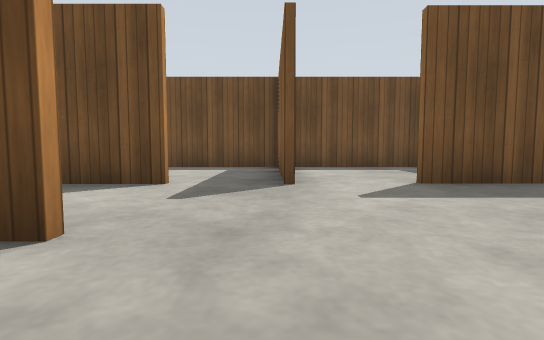
view 1 (above)

24 first-person views from a walk through a Gazebo world. The camera is 0.5 m above the floor, tilts 4° down and sees 85° across. The floor is counted in squares, 1 m on a side. Each view is taken from the middle of a square. On the plan, view 1 faces up. The plan holds only what a view shows up to about 9 squares ahead; the rest is blank. The place goes on beyond the plan. Gazebo's built-in surfaces are drawn with simple patterns.

view 2
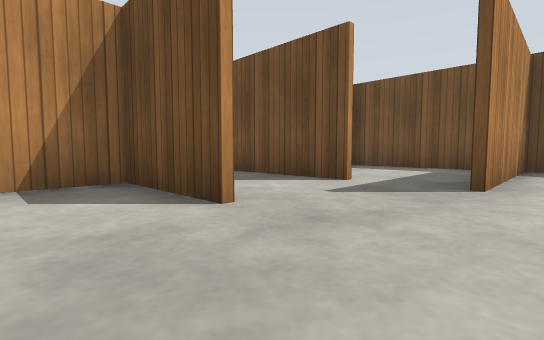

view 3
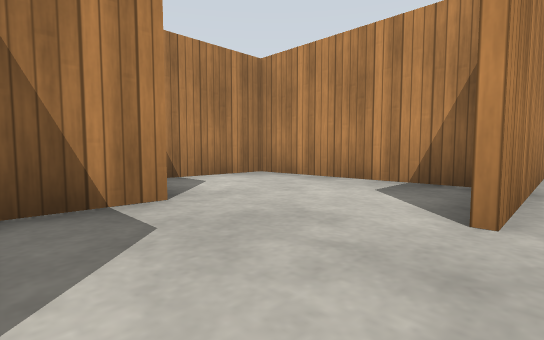

view 4
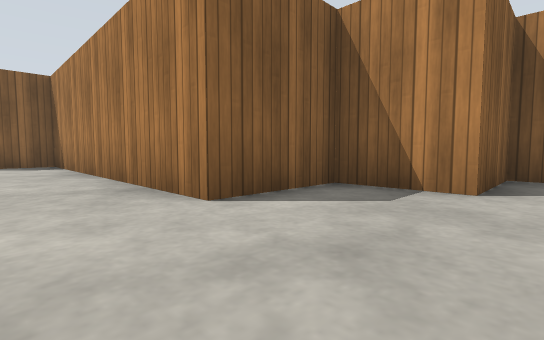

view 5
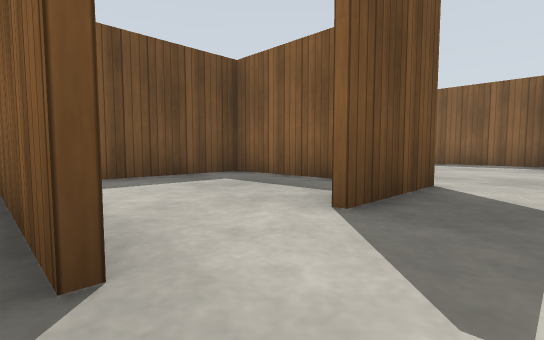

view 6
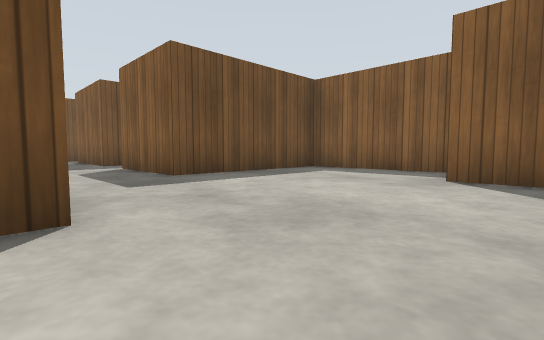

view 7
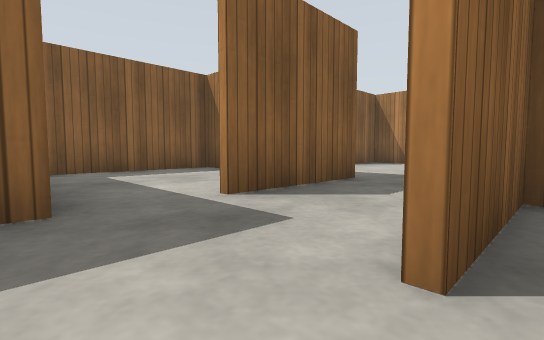

view 8
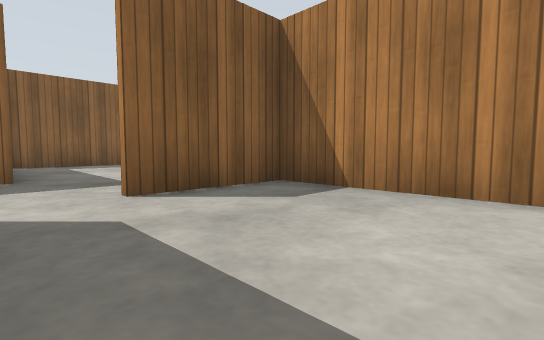

view 9
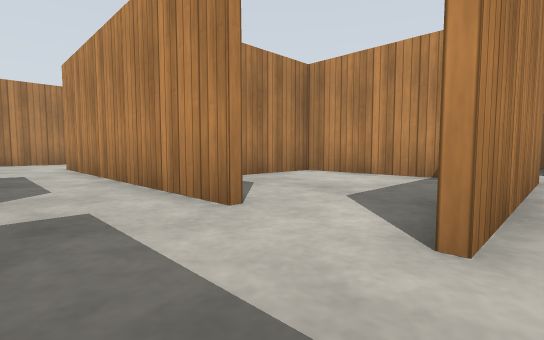

view 10
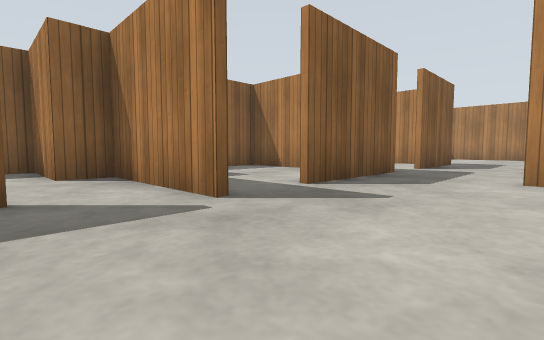

view 11
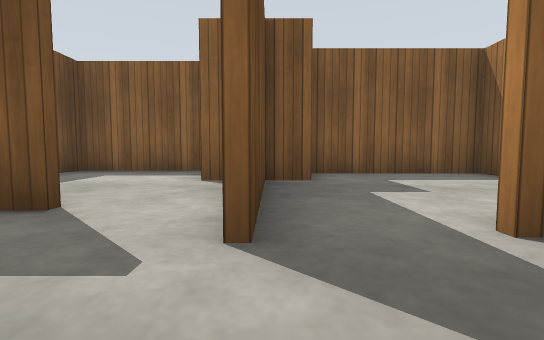

view 12
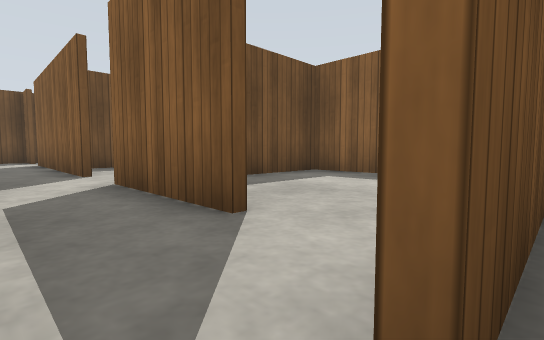

view 13
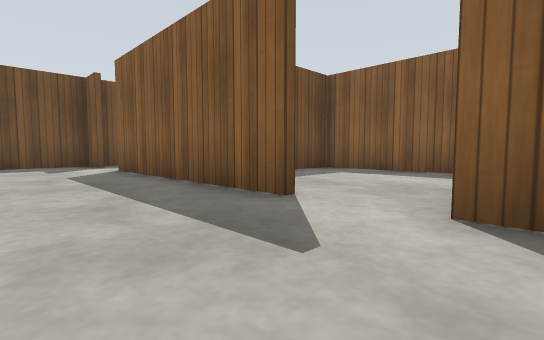

view 14
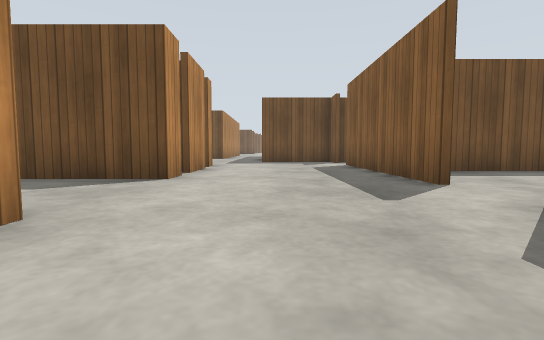

view 15
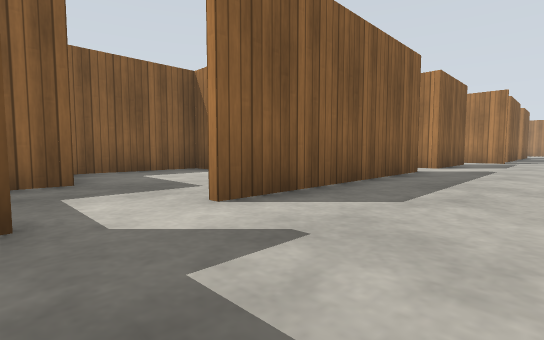

view 16
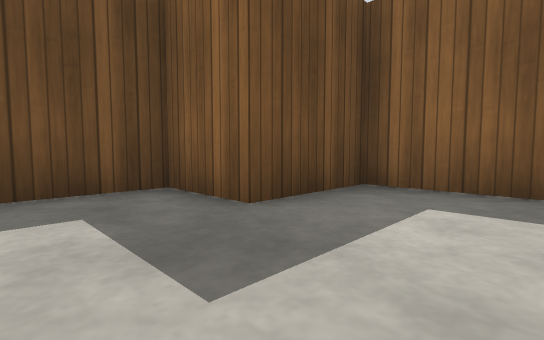

view 17
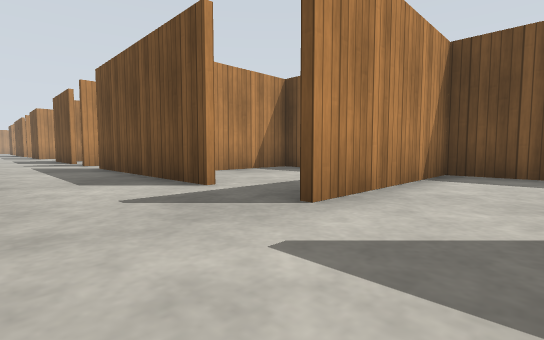

view 18
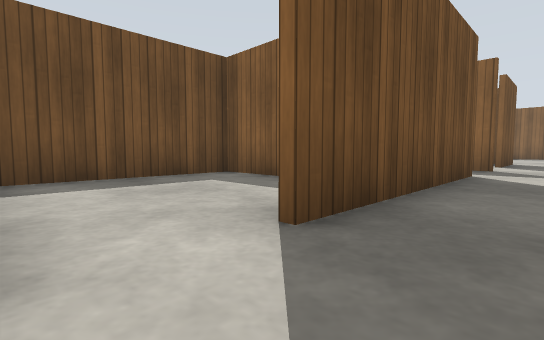

view 19
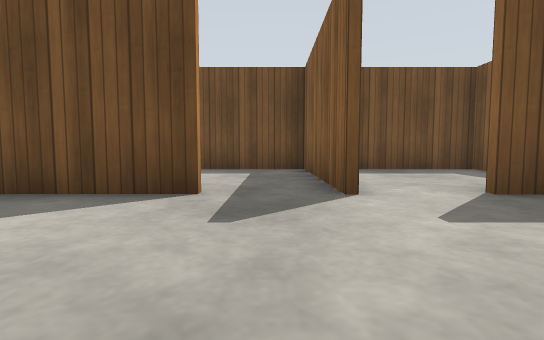

view 20
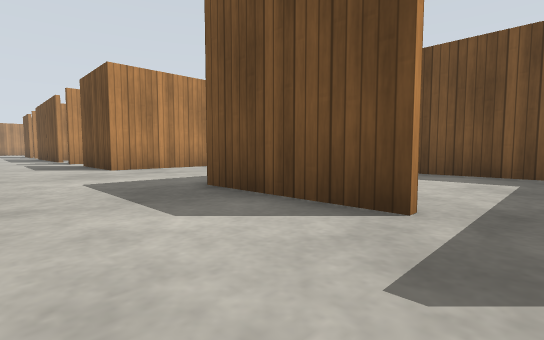

view 21
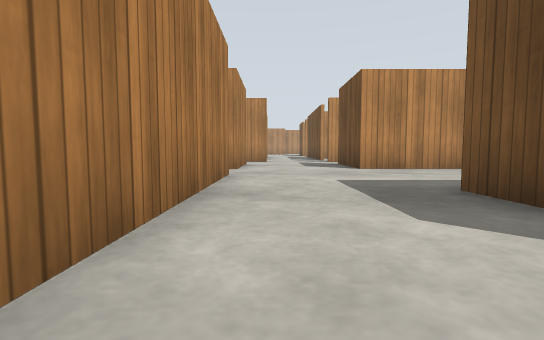

view 22
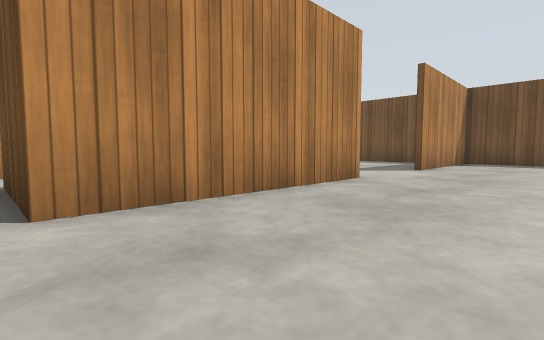

view 23
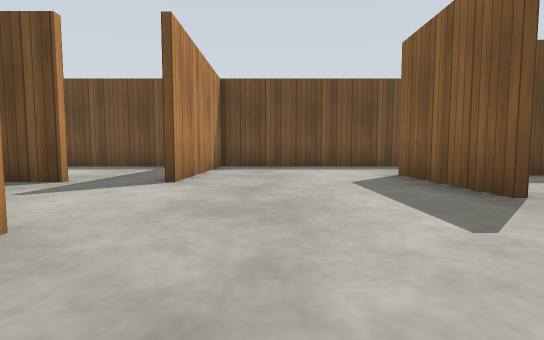

view 24
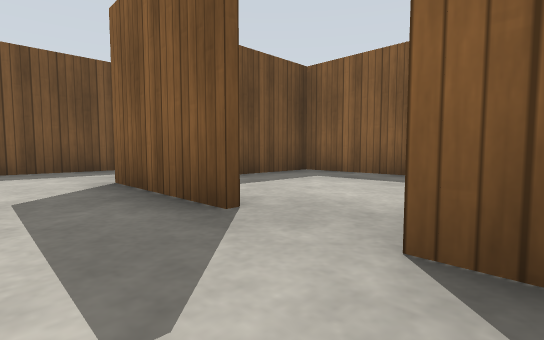

### Floor plan
Key: @ floor where view 1 was taken; # wall or solid block; x gap in a wall; . floor.
Columns run from 20 left of view 1 to 12 right of it. Each row starts with its distance up from view 1.
 30                          ######
 29                          ..#..#
 28                          .....###
 27                        #...#....#
 26                        x...#....#
 25                        #...######
 24                        ....#....#
 23                      ###...#....#
 22                      ...........#
 21                       ..........#
 20                        #...######
 19                         ...#....#
 18                         ...#....#
 17                         ......###
 16 ##########              ...#####
 15 ...#.....               .......#
 14  ..#.....               ...#...#
 13  ..#...######       #####..#...#
 12  #x#...#....#       #......#####
 11   .....#....#       #..........#
 10   .....#....#       #...#..#...#
  9    #........#       #...#..#...#
  8    #... #################..#...#
  7    #...  ...#...#...#...#..#####
  6    #...   ..#...#...#...#......#
  5    #...   ..#.. #...#...#......#
  4 .###...####...#####....##......#
  3 .............................#
  2   ............ ####..........#
  1   ##..#####.    #.....########
  0                 #...@.#
 -1                 #...###
 -2                 #...#
 -3                 #####

Where each view was taken, in squares from view 1:
view 1: 0 up, 0 right, facing up
view 2: 0 up, 1 right, facing up-left
view 3: 2 up, 1 right, facing down-left
view 4: 3 up, 1 left, facing down-right
view 5: 3 up, 0 right, facing up-right
view 6: 2 up, 4 right, facing up-right
view 7: 12 up, 4 right, facing down-right
view 8: 12 up, 1 right, facing down-right
view 9: 13 up, 6 right, facing down-left
view 10: 18 up, 4 right, facing down-right
view 11: 16 up, 5 right, facing right
view 12: 16 up, 6 right, facing up-right
view 13: 20 up, 5 right, facing up-right
view 14: 18 up, 5 right, facing up
view 15: 29 up, 5 right, facing down-right
view 16: 26 up, 8 right, facing up-right
view 17: 2 up, 2 right, facing up-left
view 18: 3 up, 8 left, facing up-right
view 19: 1 up, 9 left, facing up
view 20: 2 up, 9 left, facing up-left
view 21: 2 up, 9 left, facing left
view 22: 4 up, 14 left, facing up-left
view 23: 7 up, 15 left, facing up
view 24: 8 up, 14 left, facing up-right
